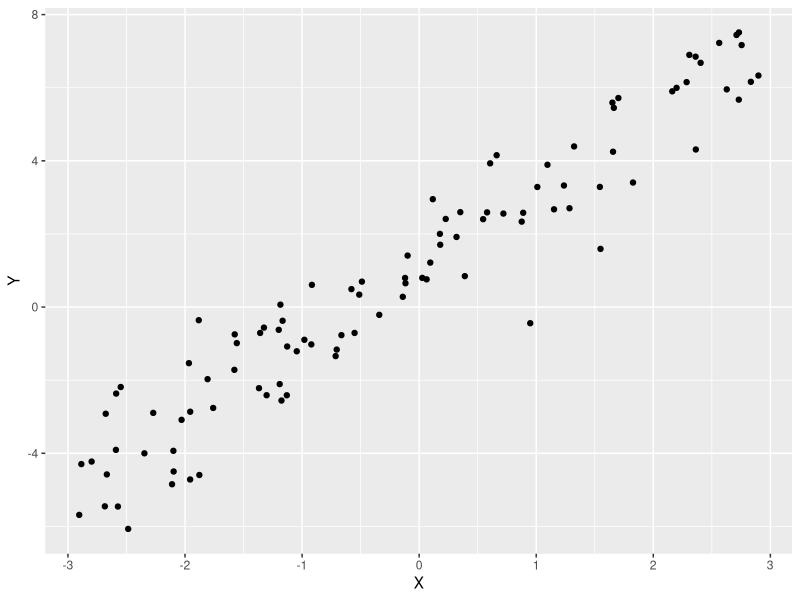
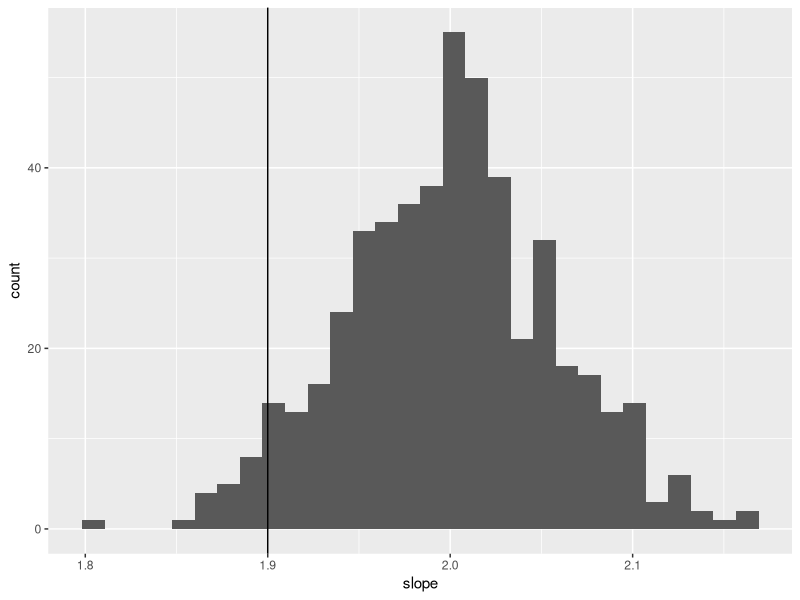
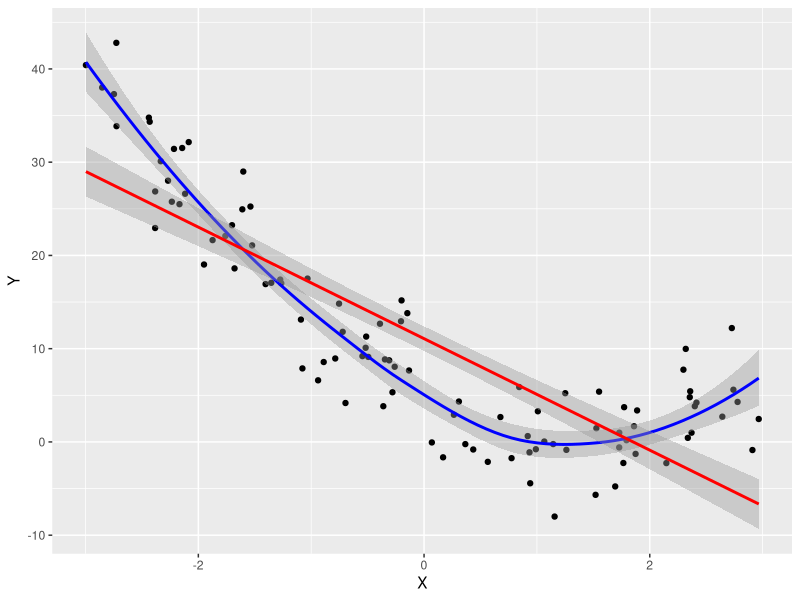
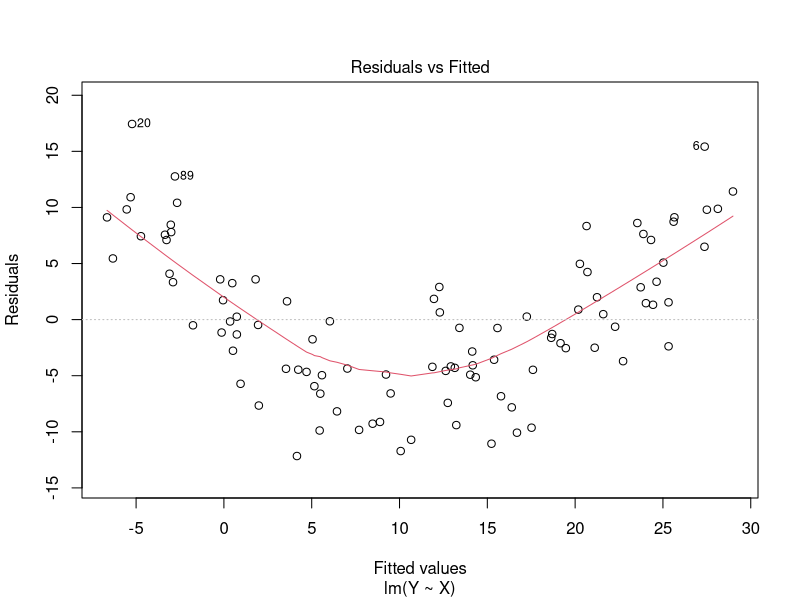
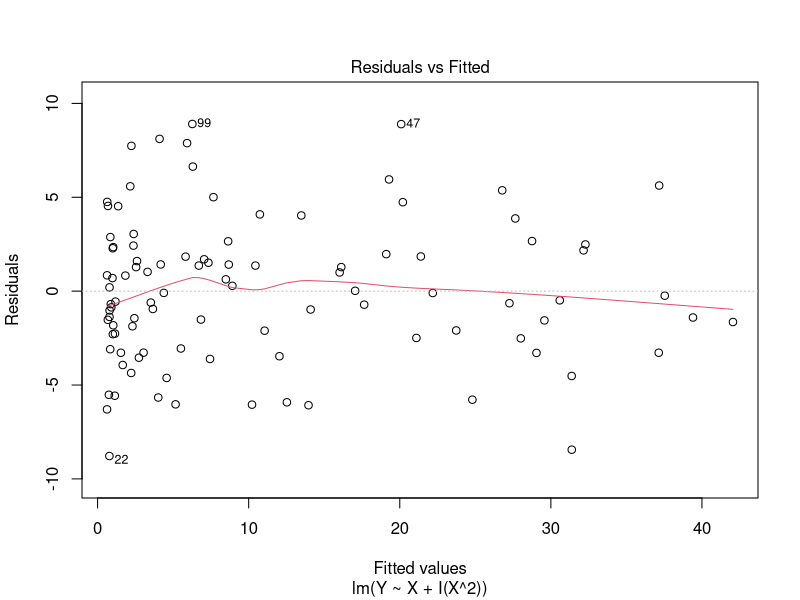
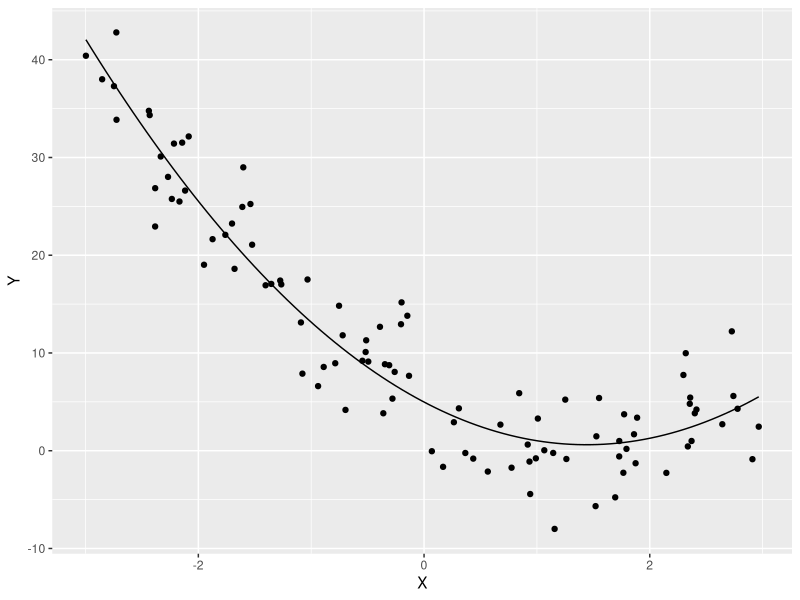
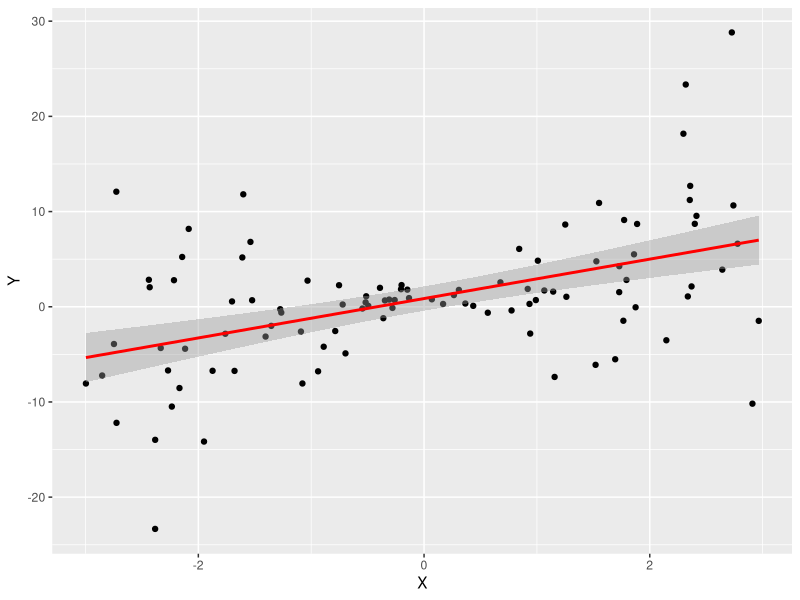
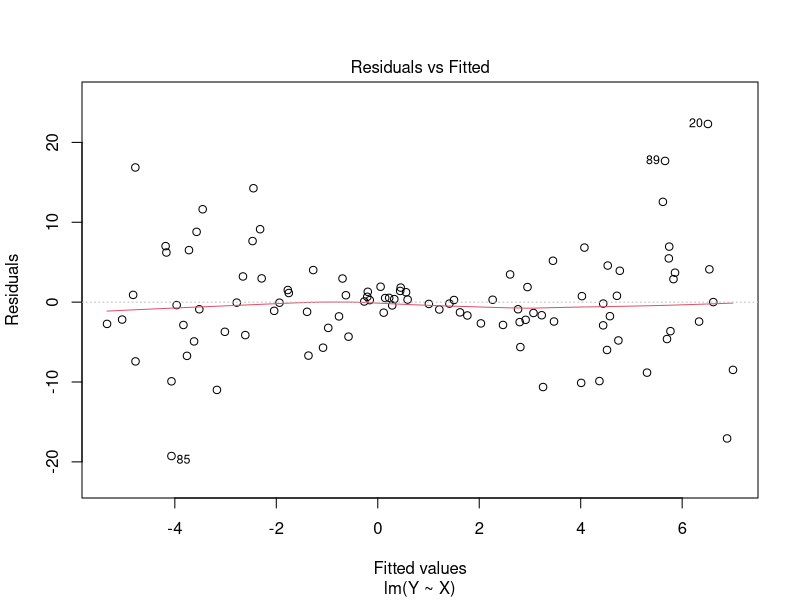

The R source for these figures, in order:
## ---- chunk 1
# Don't change anything here
knitr::opts_chunk$set(
  comment = "", prompt = F, message=F, warning = F
)
## ---- chunk 2
# Load necessary libraries
library(tidyverse)
library(ggplot2)
library(MASS)
## ---- chunk 3
fit1 <- lm(medv~lstat, Boston)
summary(fit1)
## ---- chunk 4
34.55384 -0.95005 * 25
## ---- chunk 5
sigma(fit1)
## ---- chunk 6
confint(fit1, level = 0.99)
## ---- chunk 7
beta_0 = 1
beta_1 = 2
sigma = 1
n = 100
X = runif(n, -3, 3)
Y = beta_0 + beta_1 * X + rnorm(n,0, sigma)
df = data.frame(X = X, Y = Y)
ggplot(df, aes(X,Y)) + geom_point()
## ---- chunk 8
simulate_1 = function(beta_0 = 1, beta_1 = 2,
                      sigma = 1, n = 100){
  X = runif(n, -3, 3)
  Y = beta_0 + beta_1 * X + rnorm(n, sigma)
  df = data.frame(X = X, Y = Y)
  return(df)
}
## ---- chunk 9
df = simulate_1()
lm(Y~X, df)

mu_x <- mean(df$X)
mu_y <- mean(df$Y)
s_x <- sd(df$X)
s_y <- sd(df$Y)
r <- cor(df$X, df$Y)
slope = r * s_y/s_x
intercept = mu_y - r * s_y/s_x * mu_x
c(intercept, slope)
## ---- chunk 10
#suppose the dataset name is df:
set.seed(123)
df = simulate_1()

fit = lm(Y~X, df)
slope = fit$coefficients[2]
intercept = fit$coefficients[1]
sigma_hat = sigma(fit)
## ---- chunk 11
n = dim(df)[1]
error = df$Y - (df$X * slope + intercept)
sqrt( sum(error^2) / (n-2)) - sigma_hat
## ---- chunk 12
regression_simulation = data.frame(
  index = 1:500, slope = numeric(500),
  intercept = numeric(500), sigma_hat = numeric(500)
)
#you need to fill in the corresponding result for slope,
# intercept, sigma_hat in the for loop.
## ---- chunk 13
for(i in 1:500){
  df = simulate_1()
  fit = lm(Y~X, df)
  regression_simulation$slope[i] = 
    fit$coefficients[2]
  regression_simulation$intercept[i] =
    fit$coefficients[1]
  regression_simulation$sigma_hat[i] = 
    sigma(fit)
}
## ---- chunk 14
regression_simulation %>% summarise(
  mean(slope), sd(slope), mean(intercept),sd(intercept),
  mean(sigma_hat), sd(sigma_hat)
)
## ---- chunk 15
set.seed(123)
df = simulate_1()
fit = lm(Y~X, df)
summary(fit)
## ---- chunk 16
ggplot(regression_simulation, aes(slope)) + 
  geom_histogram() + geom_vline(xintercept = 1.9)

pt((1.98503-1.9)/0.05697, df = 98, lower.tail = F)
## ---- chunk 17
set.seed(123)
beta_0 = 1
beta_1 = 2
sigma = 4
n = 100
X = runif(n, -3, 3)
Y = beta_0 + beta_1 * (X-1.5)^2 + rnorm(n,0, sigma)
df = data.frame(X = X, Y = Y)
ggplot(df, aes(X,Y)) + geom_point() + 
  geom_smooth(color = "blue") + 
  geom_smooth(method = lm, color = "red")
## ---- chunk 18
fit = lm(Y~X, df)
plot(fit,1)
## ---- chunk 19
fit2 = lm(Y ~ X + I(X^2), df)
plot(fit2, 1)
## ---- chunk 20
f1 <- function(x) 4.9784 - 6.0642 * x + 2.1057 * x^2
ggplot(df, aes(X,Y)) + geom_point() + 
  stat_function(fun =f1)
## ---- chunk 21
set.seed(123)
beta_0 = 1
beta_1 = 2
sigma = 4
n = 100
X = runif(n, -3, 3)
Y = beta_0 + beta_1 *X + rnorm(n,rep(0,n), sigma*abs(X))
df = data.frame(X = X, Y = Y)
ggplot(df, aes(X,Y)) + geom_point() + 
  geom_smooth(method = lm, color = "red")
## ---- chunk 22
fit = lm(Y~X, df)
plot(fit,1)
## ---- chunk 23
sessionInfo()
